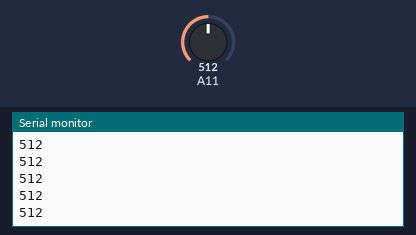
This sketch was run on a simulated Arduino Mega 2560, built with avr-gcc and run on an emulated ATmega2560. Shown: the last lines printed to the serial monitor. Inputs (shaded band) come from the test bench; at power-on: A11 = 512.

Above: at 1.2 s.
1.3 s: A11 set to 716
At 2.1 s:
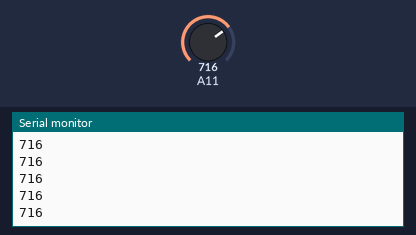
2.8 s: A11 set to 900
At 3.7 s:
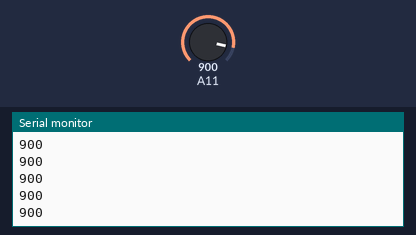
Timing chart, 0 to 5.8 s (numbered marks = the images above; inputs shaded):
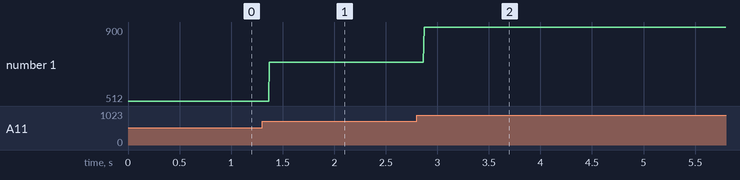

The sketch:

sketch_apr21a.ino
```cpp
#include <Servo.h>
Servo myservo;
int value;
int x;
void setup() {
x = analogRead(A11);
  Serial.begin(9600);
  Serial.println(x);


}

void loop() {
 x = analogRead(A11);
Serial.println(x);
}
```

Measured:
- after the input at 1.3 s, the serial monitor: prints a new line after 0.07 s (image 1)
- after the input at 2.8 s, the serial monitor: prints a new line after 0.07 s (image 2)
- plotted number 1: 512 → 716 after the input at 1.3 s, 716 → 900 after the input at 2.8 s
